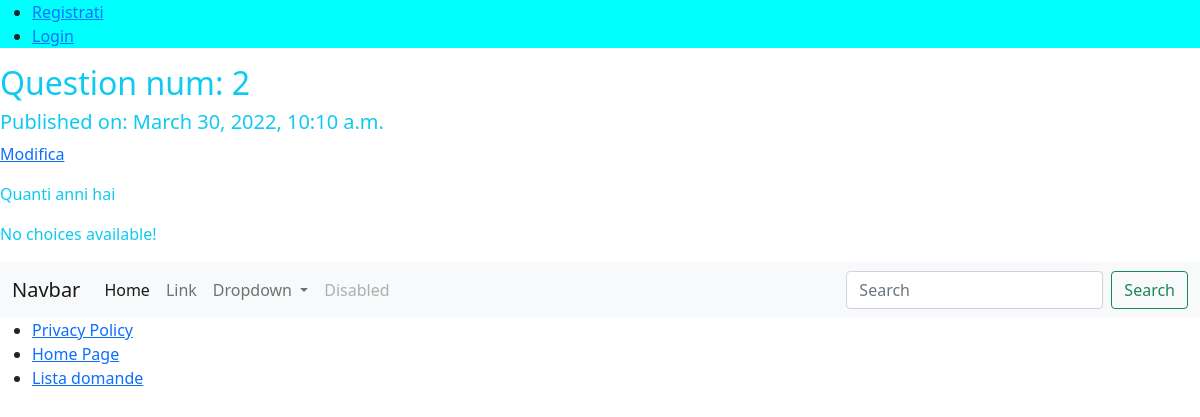
/polls/questions/2/, run on the app's committed database.
### polls/models.py (models this page shows, shortened)
class Question(models.Model):
    q_text = models.CharField(max_length=100)
    pub_date = models.DateTimeField()

### polls/views.py (the view)
# urls.py: path('questions/<int:pk>/', views.QuestiondetailView.as_view(), name="question_detail"),
class QuestiondetailView(generic.DetailView):
    model = Question
    template_name = "polls/question_detail.html"

### polls/templates/polls/question_detail.html (shortened to what this page needs)
{% extends "base.html" %}
{% block content %}
<h2>Question num: {{ object.id }}</h2>
<h5>Published on: {{ object.pub_date}}</h5>
<p><a href="{% url 'polls:question_update' question.id %}">Modifica</a></p>
<p>{{ object.q_text }}</p>
{% if object.choices.all %}
<ul>
    {% for choice in object.choices.all %}
    <li>
        {{ choice.choice_text}} ({{ choice.votes }})
    <form action="{% url 'polls:vote' %}" method="post">
        {% csrf_token %}
        <input type="hidden" name="choice" value="{{choice.id}}"/>
        <input type="submit" value="Vote!"/>
    </form>
    </li>
    {% endfor %}
</ul>
{% else %}
<p>No choices available!</p>
{% endif %}
{% endblock %}

### data on the page
Question: id "2", pub_date "March 30, 2022, 10:10 a.m.", q_text "Quanti anni hai"
